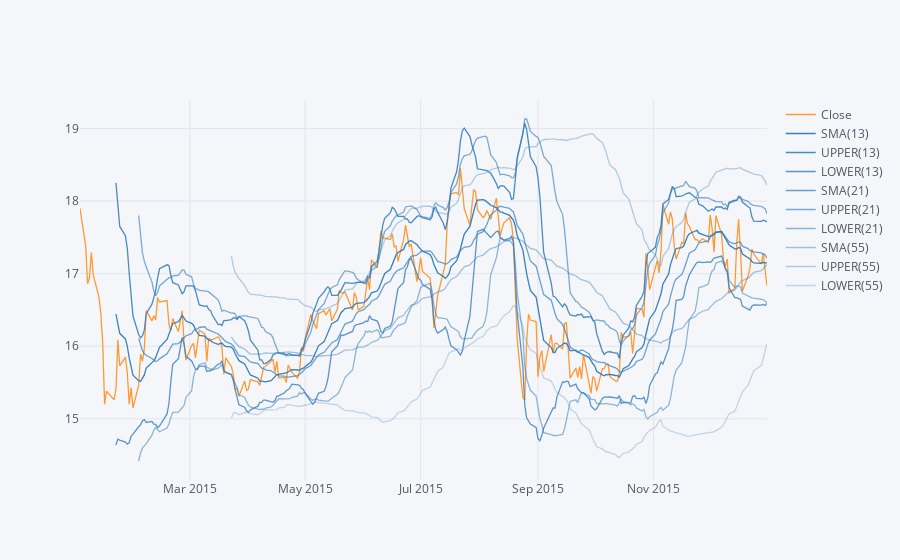

Here is the notebook cell this chart was saved with:
### Markdown cell above
**Use .ta_plot(study='boll') to create a Bollinger Band Plot for Bank of America for the year 2015.**

### Code cell
df['BAC']['Close'].loc['2015-01-01':'2016-01-01'].ta_plot(study = 'boll', period = [13,21,55])

### Figure 1 — Plotly figure (JSON) as saved in the notebook; plotly's stock layout.template omitted (floating-point values rounded to 4 significant figures; data arrays with more than 128 entries replaced by an {"elided": "..."} marker saying what was removed)
{"data": [{"line": {"color": "rgba(255, 153, 51, 1.0)", "dash": "solid", "shape": "linear", "width": 1.3}, "mode": "lines", "name": "Close", "text": "", "type": "scatter", "x": {"elided": "252 str values"}, "y": {"elided": "252 float values"}}, {"line": {"color": "rgba(55, 128, 191, 1.0)", "dash": "solid", "shape": "linear", "width": 1.3}, "mode": "lines", "name": "SMA(13)", "text": "", "type": "scatter", "x": {"elided": "252 str values"}, "y": {"elided": "252 mixed values"}}, {"line": {"color": "rgba(55, 128, 191, 0.911111111111111)", "dash": "solid", "shape": "linear", "width": 1.3}, "mode": "lines", "name": "UPPER(13)", "text": "", "type": "scatter", "x": {"elided": "252 str values"}, "y": {"elided": "252 mixed values"}}, {"line": {"color": "rgba(55, 128, 191, 0.8222222222222222)", "dash": "solid", "shape": "linear", "width": 1.3}, "mode": "lines", "name": "LOWER(13)", "text": "", "type": "scatter", "x": {"elided": "252 str values"}, "y": {"elided": "252 mixed values"}}, {"line": {"color": "rgba(55, 128, 191, 0.7333333333333332)", "dash": "solid", "shape": "linear", "width": 1.3}, "mode": "lines", "name": "SMA(21)", "text": "", "type": "scatter", "x": {"elided": "252 str values"}, "y": {"elided": "252 mixed values"}}, {"line": {"color": "rgba(55, 128, 191, 0.6444444444444444)", "dash": "solid", "shape": "linear", "width": 1.3}, "mode": "lines", "name": "UPPER(21)", "text": "", "type": "scatter", "x": {"elided": "252 str values"}, "y": {"elided": "252 mixed values"}}, {"line": {"color": "rgba(55, 128, 191, 0.5555555555555554)", "dash": "solid", "shape": "linear", "width": 1.3}, "mode": "lines", "name": "LOWER(21)", "text": "", "type": "scatter", "x": {"elided": "252 str values"}, "y": {"elided": "252 mixed values"}}, {"line": {"color": "rgba(55, 128, 191, 0.4666666666666666)", "dash": "solid", "shape": "linear", "width": 1.3}, "mode": "lines", "name": "SMA(55)", "text": "", "type": "scatter", "x": {"elided": "252 str values"}, "y": {"elided": "252 mixed values"}}, {"line": {"color": "rgba(55, 128, 191, 0.3777777777777776)", "dash": "solid", "shape": "linear", "width": 1.3}, "mode": "lines", "name": "UPPER(55)", "text": "", "type": "scatter", "x": {"elided": "252 str values"}, "y": {"elided": "252 mixed values"}}, {"line": {"color": "rgba(55, 128, 191, 0.2888888888888888)", "dash": "solid", "shape": "linear", "width": 1.3}, "mode": "lines", "name": "LOWER(55)", "text": "", "type": "scatter", "x": {"elided": "252 str values"}, "y": {"elided": "252 mixed values"}}], "layout": {"legend": {"bgcolor": "#F5F6F9", "font": {"color": "#4D5663"}}, "paper_bgcolor": "#F5F6F9", "plot_bgcolor": "#F5F6F9", "title": {"font": {"color": "#4D5663"}}, "xaxis": {"gridcolor": "#E1E5ED", "showgrid": true, "tickfont": {"color": "#4D5663"}, "title": {"font": {"color": "#4D5663"}, "text": ""}, "zerolinecolor": "#E1E5ED"}, "yaxis": {"gridcolor": "#E1E5ED", "showgrid": true, "tickfont": {"color": "#4D5663"}, "title": {"font": {"color": "#4D5663"}, "text": ""}, "zerolinecolor": "#E1E5ED"}}}
